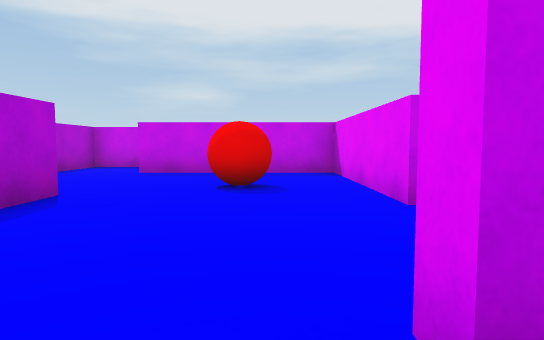
View 1 (above)

24 first-person views from a walk through a scene from a Unity 3-D project. The camera is 0.63 m above the floor, tilts 4° down and sees 75° across. The floor is counted in squares, 1 m on a side. Each view is taken from the middle of a square. On the plan, view 1 faces up. The plan holds only what a view shows up to about 10 squares ahead; the rest is blank. The place goes on beyond the plan. Surface patterns are stand-ins for the level's own textures.

View 2
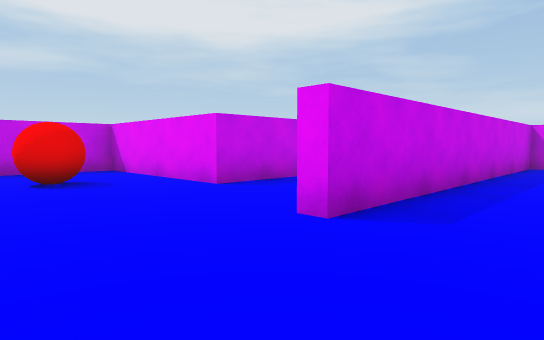

View 3
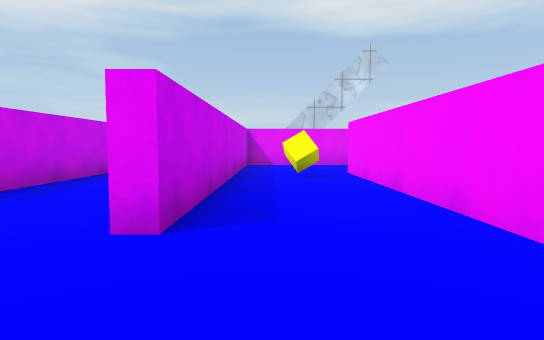

View 4
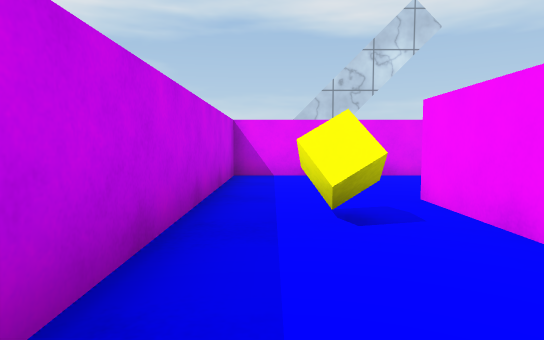

View 5
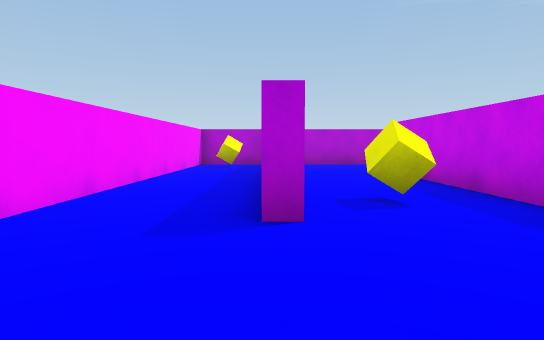

View 6
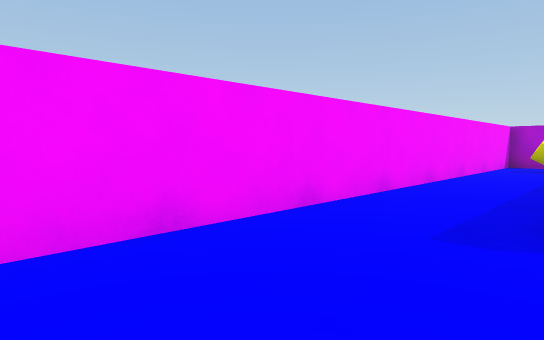

View 7
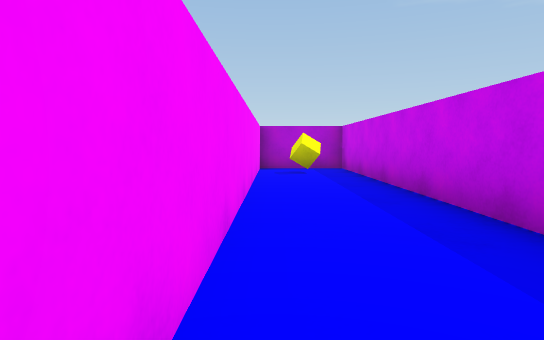

View 8
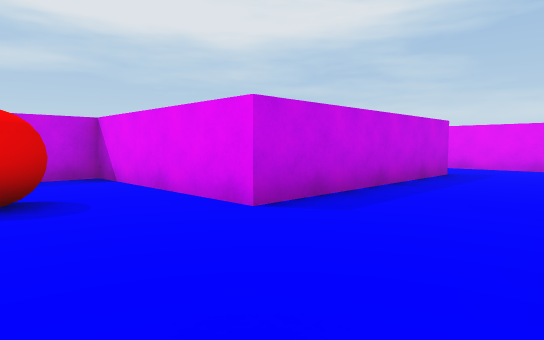

View 9
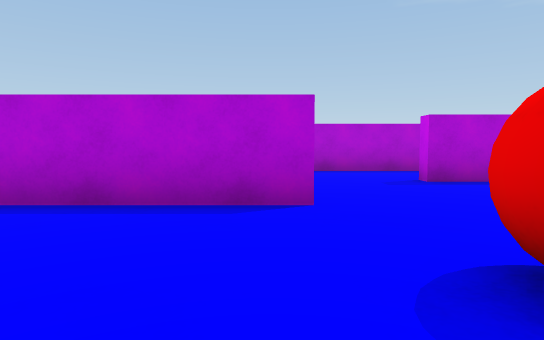

View 10
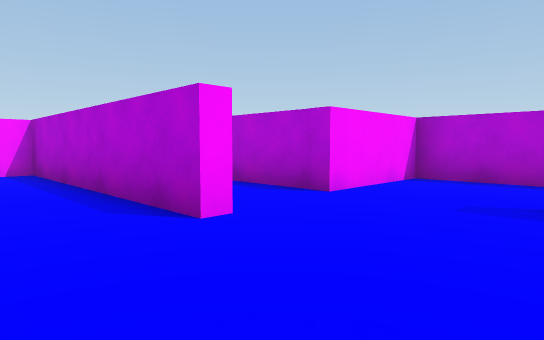

View 11
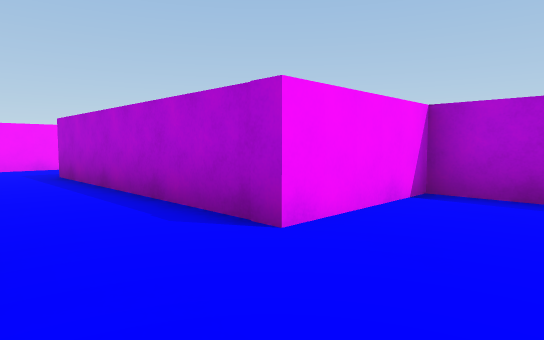

View 12
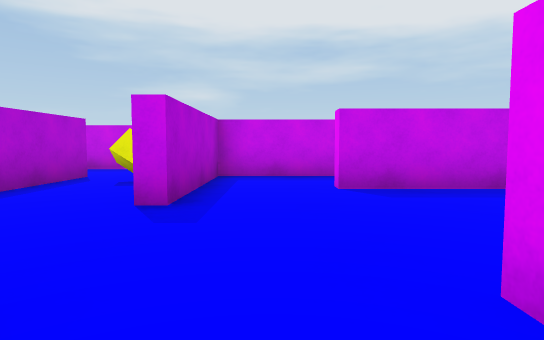

View 13
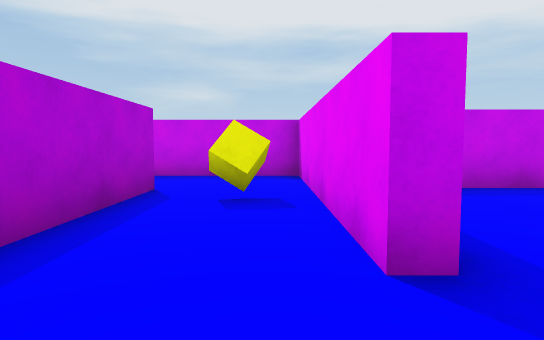

View 14
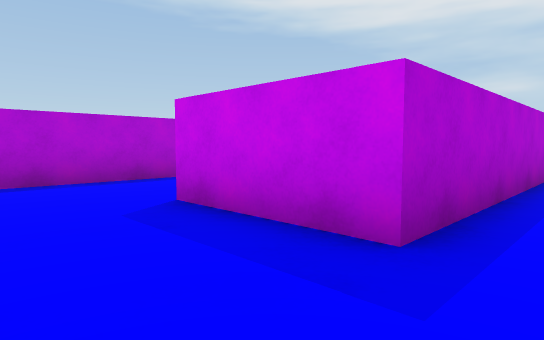

View 15
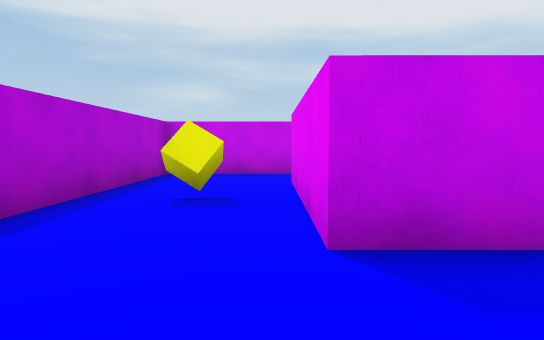

View 16
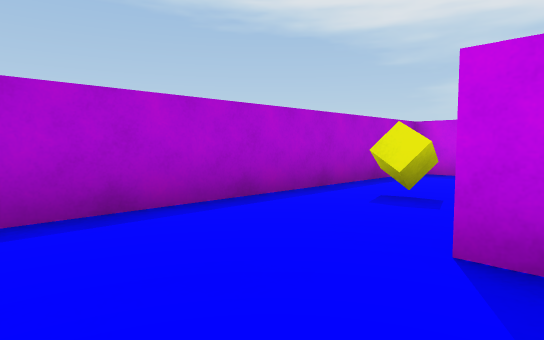

View 17
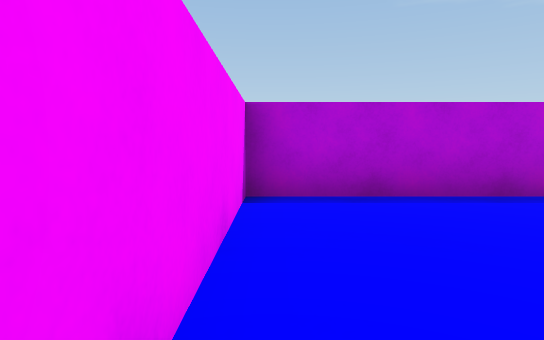

View 18
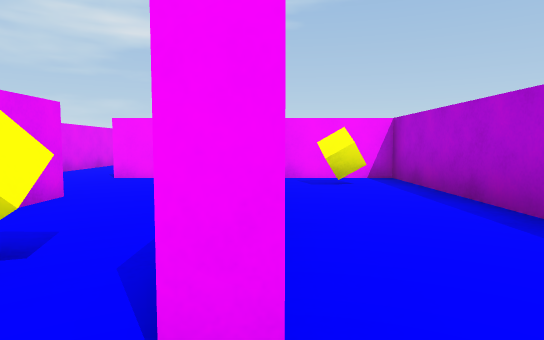

View 19
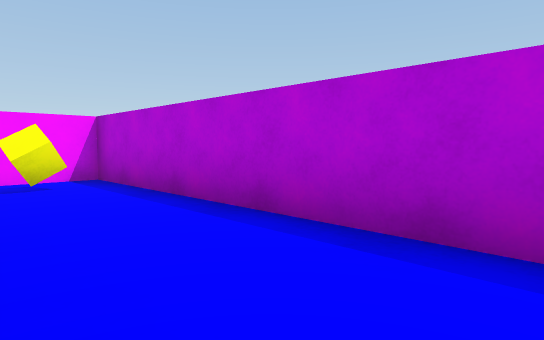

View 20
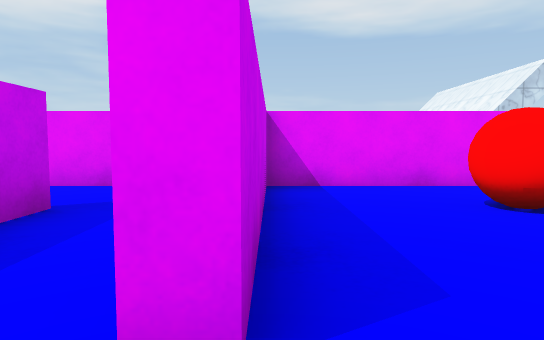

View 21
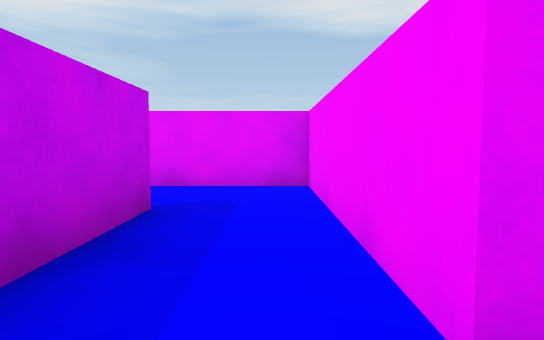

View 22
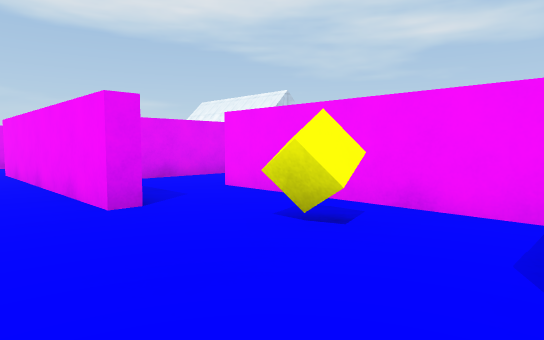

View 23
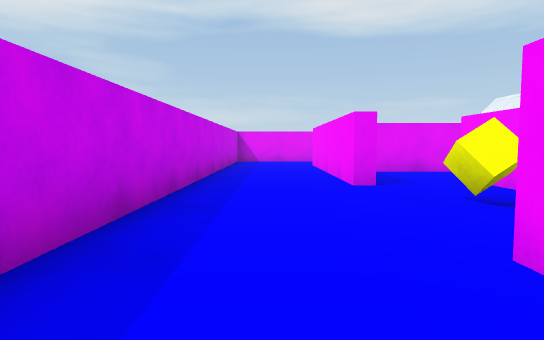

View 24
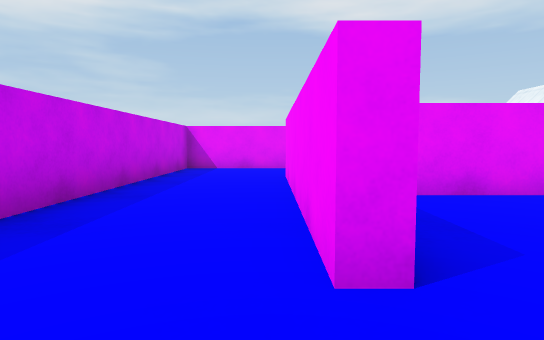

### Floor plan
Ten units are one square. View 1 is at (0, 0); x grows to the right and y downward. Boxes are objects, and circles mark ways between rooms. Rooms are numbered by the first view taken in them; rooms with no view inside come last. Other rooms are left out.
<svg viewBox="-108 -158 206 206">
<path fill="none" stroke="#000" d="M1 17 61 17 61 21M46 21 -27 21 -27 43 88 43M71 -37 14 -37 14 -81 -30 -81 -30 -84M-31 -44 -27 -44 -27 17 -21 17M93 -22 93 -45M93 31 93 -8 5 -8 5 -12M-50 -84 -50 -67 -54 -67M-75 -37 -103 -37 -103 43 -42 43M-30 -9 -30 -26M-50 -42 -50 19 -77 19 -77 -20M-54 -67 -54 -123 -89 -123M-81 -101 -77 -101 -77 -42 -50 -42M-5 -102 -50 -102 -50 -84M-30 -84 14 -84 14 -106M-15 -122 -15 -127 41 -127M-46 -106 -15 -106M67 -122 67 -153 -54 -153M-103 -108 -103 -42 -82 -42M14 -106 14 -116M-15 -106 -5 -106"/>
<rect x="-15" y="25" width="10" height="10" fill="#bbb"><title>yellow cube</title></rect>
<rect x="-15" y="-65" width="20" height="20" fill="#bbb"><title>red ball</title></rect>
<rect x="45" y="5" width="10" height="10" fill="#bbb"><title>yellow cube</title></rect>
<rect x="-95" y="-5" width="10" height="10" fill="#bbb"><title>yellow cube</title></rect>
<rect x="-65" y="-95" width="10" height="10" fill="#bbb"><title>yellow cube</title></rect>
<rect x="-35" y="-125" width="10" height="10" fill="#bbb"><title>yellow cube</title></rect>
<rect x="-95" y="-55" width="10" height="10" fill="#bbb"><title>yellow cube</title></rect>
<circle cx="-40" cy="-40" r="3" fill="#2a7"/>
<circle cx="-50" cy="-55" r="3" fill="#2a7"/>
<circle cx="-40" cy="-80" r="3" fill="#2a7"/>
<circle cx="-80" cy="-110" r="3" fill="#2a7"/>
<circle cx="5" cy="-100" r="3" fill="#2a7"/>
<circle cx="-10" cy="-110" r="3" fill="#2a7"/>
<text x="20" y="-20">1</text>
<text x="-80" y="10">2</text>
<text x="-70" y="-80">3</text>
<text x="-10" y="-90">4</text>
<text x="-10" y="-130">5</text>
<text x="-100" y="-80">6</text>
<text x="0" y="-110">7</text>
</svg>
Room 1 opens to room 2. Room 1 opens to room 3. Room 1 opens to room 4. Room 3 opens to room 6. Room 4 opens to room 7. Room 5 opens to room 7.

Where each view was taken, in squares from view 1:
view 1: 0 up, 0 right, facing up
view 2: 1 down, 2 left, facing up-right
view 3: 0 up, 2 left, facing right
view 4: 0 up, 2 right, facing right
view 5: 2 down, 9 right, facing left
view 6: 2 down, 9 right, facing down-left
view 7: 4 down, 7 right, facing left
view 8: 1 up, 1 left, facing up-right
view 9: 4 up, 1 right, facing left
view 10: 7 up, 1 left, facing down-left
view 11: 6 up, 3 left, facing down-left
view 12: 3 up, 4 left, facing up
view 13: 5 up, 6 left, facing up
view 14: 4 down, 4 left, facing up-left
view 15: 4 down, 8 left, facing up
view 16: 4 down, 7 left, facing up-left
view 17: 4 down, 6 left, facing left
view 18: 11 up, 8 left, facing down
view 19: 11 up, 8 left, facing down-left
view 20: 8 up, 4 left, facing right
view 21: 9 up, 4 left, facing right
view 22: 14 up, 5 left, facing down-right
view 23: 14 up, 7 left, facing right
view 24: 13 up, 3 left, facing right
